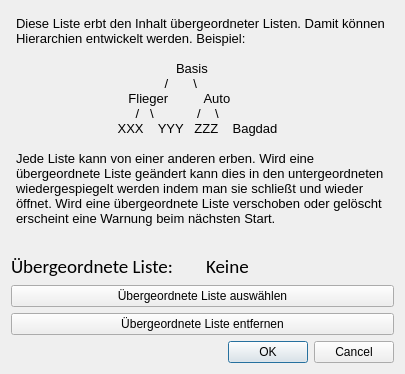
<?xml version="1.0" encoding="UTF-8"?>
<ui version="4.0">
 <class>Dialog</class>
 <widget class="QDialog" name="Dialog">
  <property name="geometry">
   <rect>
    <x>0</x>
    <y>0</y>
    <width>405</width>
    <height>374</height>
   </rect>
  </property>
  <property name="windowTitle">
   <string>Dialog</string>
  </property>
  <layout class="QVBoxLayout" name="verticalLayout">
   <item>
    <widget class="QTextBrowser" name="textBrowser">
     <property name="styleSheet">
      <string notr="true">background:transparent</string>
     </property>
     <property name="html">
      <string>&lt;!DOCTYPE HTML PUBLIC &quot;-//W3C//DTD HTML 4.0//EN&quot; &quot;http://www.w3.org/TR/REC-html40/strict.dtd&quot;&gt;
&lt;html&gt;&lt;head&gt;&lt;meta name=&quot;qrichtext&quot; content=&quot;1&quot; /&gt;&lt;style type=&quot;text/css&quot;&gt;
p, li { white-space: pre-wrap; }
&lt;/style&gt;&lt;/head&gt;&lt;body style=&quot; font-family:'MS Shell Dlg 2'; font-size:8.25pt; font-weight:400; font-style:normal;&quot;&gt;
&lt;p style=&quot; margin-top:0px; margin-bottom:0px; margin-left:0px; margin-right:0px; -qt-block-indent:0; text-indent:0px;&quot;&gt;&lt;span style=&quot; font-size:10pt;&quot;&gt;Diese Liste erbt den Inhalt übergeordneter Listen. Damit können Hierarchien entwickelt werden. Beispiel:&lt;/span&gt;&lt;/p&gt;
&lt;p align=&quot;center&quot; style=&quot;-qt-paragraph-type:empty; margin-top:0px; margin-bottom:0px; margin-left:0px; margin-right:0px; -qt-block-indent:0; text-indent:0px; font-size:10pt;&quot;&gt;&lt;br /&gt;&lt;/p&gt;
&lt;p style=&quot; margin-top:0px; margin-bottom:0px; margin-left:0px; margin-right:0px; -qt-block-indent:0; text-indent:0px;&quot;&gt;&lt;span style=&quot; font-size:10pt;&quot;&gt;		Basis&lt;/span&gt;&lt;/p&gt;
&lt;p style=&quot; margin-top:0px; margin-bottom:0px; margin-left:0px; margin-right:0px; -qt-block-indent:0; text-indent:0px;&quot;&gt;&lt;span style=&quot; font-size:10pt;&quot;&gt;	                   /       \&lt;/span&gt;&lt;/p&gt;
&lt;p style=&quot; margin-top:0px; margin-bottom:0px; margin-left:0px; margin-right:0px; -qt-block-indent:0; text-indent:0px;&quot;&gt;&lt;span style=&quot; font-size:10pt;&quot;&gt;	         Flieger          Auto&lt;/span&gt;&lt;/p&gt;
&lt;p style=&quot; margin-top:0px; margin-bottom:0px; margin-left:0px; margin-right:0px; -qt-block-indent:0; text-indent:0px;&quot;&gt;&lt;span style=&quot; font-size:10pt;&quot;&gt;	           /   \            /    \&lt;/span&gt;&lt;/p&gt;
&lt;p style=&quot; margin-top:0px; margin-bottom:0px; margin-left:0px; margin-right:0px; -qt-block-indent:0; text-indent:0px;&quot;&gt;&lt;span style=&quot; font-size:10pt;&quot;&gt;	      XXX    YYY   ZZZ    Bagdad&lt;/span&gt;&lt;/p&gt;
&lt;p style=&quot;-qt-paragraph-type:empty; margin-top:0px; margin-bottom:0px; margin-left:0px; margin-right:0px; -qt-block-indent:0; text-indent:0px; font-size:10pt;&quot;&gt;&lt;br /&gt;&lt;/p&gt;
&lt;p style=&quot; margin-top:0px; margin-bottom:0px; margin-left:0px; margin-right:0px; -qt-block-indent:0; text-indent:0px;&quot;&gt;&lt;span style=&quot; font-size:10pt;&quot;&gt;Jede Liste kann von einer anderen erben. Wird eine übergeordnete Liste geändert kann dies in den untergeordneten wiedergespiegelt werden indem man sie schließt und wieder öffnet. Wird eine übergeordnete Liste verschoben oder gelöscht erscheint eine Warnung beim nächsten Start.&lt;/span&gt;&lt;/p&gt;&lt;/body&gt;&lt;/html&gt;</string>
     </property>
    </widget>
   </item>
   <item>
    <layout class="QHBoxLayout" name="horizontalLayout">
     <item>
      <widget class="QLabel" name="label">
       <property name="font">
        <font>
         <family>Calibri</family>
         <pointsize>14</pointsize>
        </font>
       </property>
       <property name="text">
        <string>Übergeordnete Liste:</string>
       </property>
      </widget>
     </item>
     <item>
      <widget class="QLabel" name="label_2">
       <property name="font">
        <font>
         <family>Calibri</family>
         <pointsize>14</pointsize>
        </font>
       </property>
       <property name="text">
        <string>Keine</string>
       </property>
      </widget>
     </item>
    </layout>
   </item>
   <item>
    <widget class="QPushButton" name="selectListButton">
     <property name="text">
      <string>Übergeordnete Liste auswählen</string>
     </property>
    </widget>
   </item>
   <item>
    <widget class="QPushButton" name="deleteParentButton">
     <property name="text">
      <string>Übergeordnete Liste entfernen</string>
     </property>
    </widget>
   </item>
   <item>
    <widget class="QDialogButtonBox" name="buttonBox">
     <property name="orientation">
      <enum>Qt::Horizontal</enum>
     </property>
     <property name="standardButtons">
      <set>QDialogButtonBox::Cancel|QDialogButtonBox::Ok</set>
     </property>
    </widget>
   </item>
  </layout>
  <action name="actionSelectList">
   <property name="text">
    <string>SelectList</string>
   </property>
  </action>
  <action name="actionDeleteList">
   <property name="text">
    <string>DeleteList</string>
   </property>
  </action>
 </widget>
 <resources/>
 <connections>
  <connection>
   <sender>buttonBox</sender>
   <signal>accepted()</signal>
   <receiver>Dialog</receiver>
   <slot>accept()</slot>
   <hints>
    <hint type="sourcelabel">
     <x>257</x>
     <y>354</y>
    </hint>
    <hint type="destinationlabel">
     <x>157</x>
     <y>274</y>
    </hint>
   </hints>
  </connection>
  <connection>
   <sender>buttonBox</sender>
   <signal>rejected()</signal>
   <receiver>Dialog</receiver>
   <slot>reject()</slot>
   <hints>
    <hint type="sourcelabel">
     <x>325</x>
     <y>354</y>
    </hint>
    <hint type="destinationlabel">
     <x>286</x>
     <y>274</y>
    </hint>
   </hints>
  </connection>
 </connections>
</ui>
